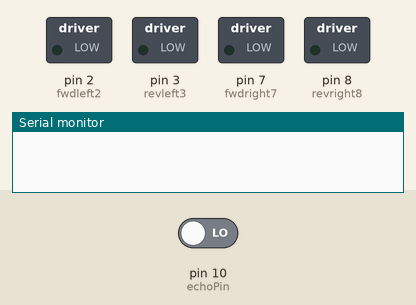
Recording of a sketch running on a simulated Arduino Uno, built with avr-gcc and run on an emulated ATmega328P. On the bench: switched loads named in the sketch (green lamp = pin HIGH), the last lines printed to the serial monitor. The inputs (shaded band) are chosen by the test bench; at power-on: pin 10 (echoPin) LOW. Random numbers use the default seed unless the sketch sets one; pins used as bus, display or sensor lines are not drawn.

Above: at 1.5 s.
At 2.5 s:
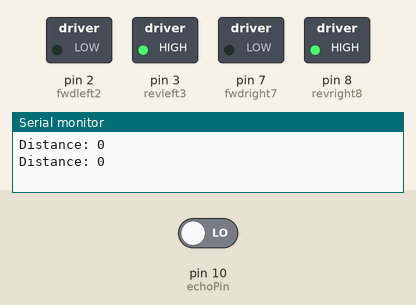
At 4.0 s:
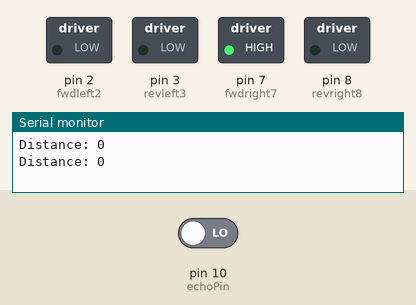
Timing chart, 0 to 7.7 s (numbered marks = the images above):
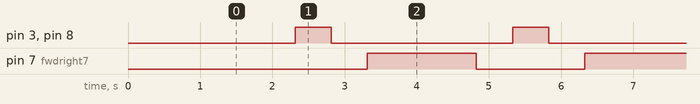

The sketch:

source_code.ino
```cpp
/* Obstacle Avoiding Robot Using Ultrasonic Sensor and Arduino Uno*/

int trigPin = 9;      // trig pin of HC-SR04
int echoPin = 10;     // Echo pin of HC-SR04

int revleft3 = 3;       //REVerse motion of Left motor
int fwdleft2 = 2;       //ForWarD motion of Left motor
int revright8 = 8;      //REVerse motion of Right motor
int fwdright7 = 7;      //ForWarD motion of Right motor

long duration, distance;

void setup() {

  delay(random(500,2000));   // delay for random time
  Serial.begin(9600);
  pinMode(revleft3, OUTPUT);      // set Motor pins as output
  pinMode(fwdleft2, OUTPUT);
  pinMode(revright8, OUTPUT);
  pinMode(fwdright7, OUTPUT);

  pinMode(trigPin, OUTPUT);         // set trig pin as output
  pinMode(echoPin, INPUT);          //set echo pin as input to capture reflected waves
}

void loop() {

  digitalWrite(trigPin, LOW);
  delayMicroseconds(2);
  digitalWrite(trigPin, HIGH);     // send waves for 10 us
  delayMicroseconds(10);
  duration = pulseIn(echoPin, HIGH); // receive reflected waves
  distance = duration / 58.2;   // convert to distance
  Serial.print ("Distance: ");
  Serial.println(distance);
  delay(10);
    // If you dont get proper movements of your robot then alter the pin numbers
  if (distance > 25)
  { Serial.print ("Distance: ");
    Serial.println(distance);
    digitalWrite(fwdright7, HIGH);                    // move forward
    digitalWrite(revright8, LOW);
    digitalWrite(fwdleft2, HIGH);
    digitalWrite(revleft3, LOW);
  }

  if (distance < 25)
  { Serial.print ("Distance: ");
    Serial.println(distance);
    digitalWrite(fwdright7, LOW);  //Stop
    digitalWrite(revright8, LOW);
    digitalWrite(fwdleft2, LOW);
    digitalWrite(revleft3, LOW);
    delay(500);
    digitalWrite(fwdright7, LOW);      //movebackword
    digitalWrite(revright8, HIGH);
    digitalWrite(fwdleft2, LOW);
    digitalWrite(revleft3, HIGH);
    delay(500);
    digitalWrite(fwdright7, LOW);  //Stop
    digitalWrite(revright8, LOW);
    digitalWrite(fwdleft2, LOW);
    digitalWrite(revleft3, LOW);
    delay(500);
    digitalWrite(fwdright7, HIGH);
    digitalWrite(revright8, LOW);
    digitalWrite(revleft3, LOW);
    digitalWrite(fwdleft2, LOW);
    delay(500);
  }

}
```

Measured:
- by itself, pin 3 (revleft3), pin 8 (revright8): alternates HIGH for 0.50 s and LOW for 2.5 s
- by itself, pin 7 (fwdright7): alternates HIGH for 1.5 s and LOW for 1.5 s
- by itself, everything shown: repeats every 3.0 s, in 4 steps
